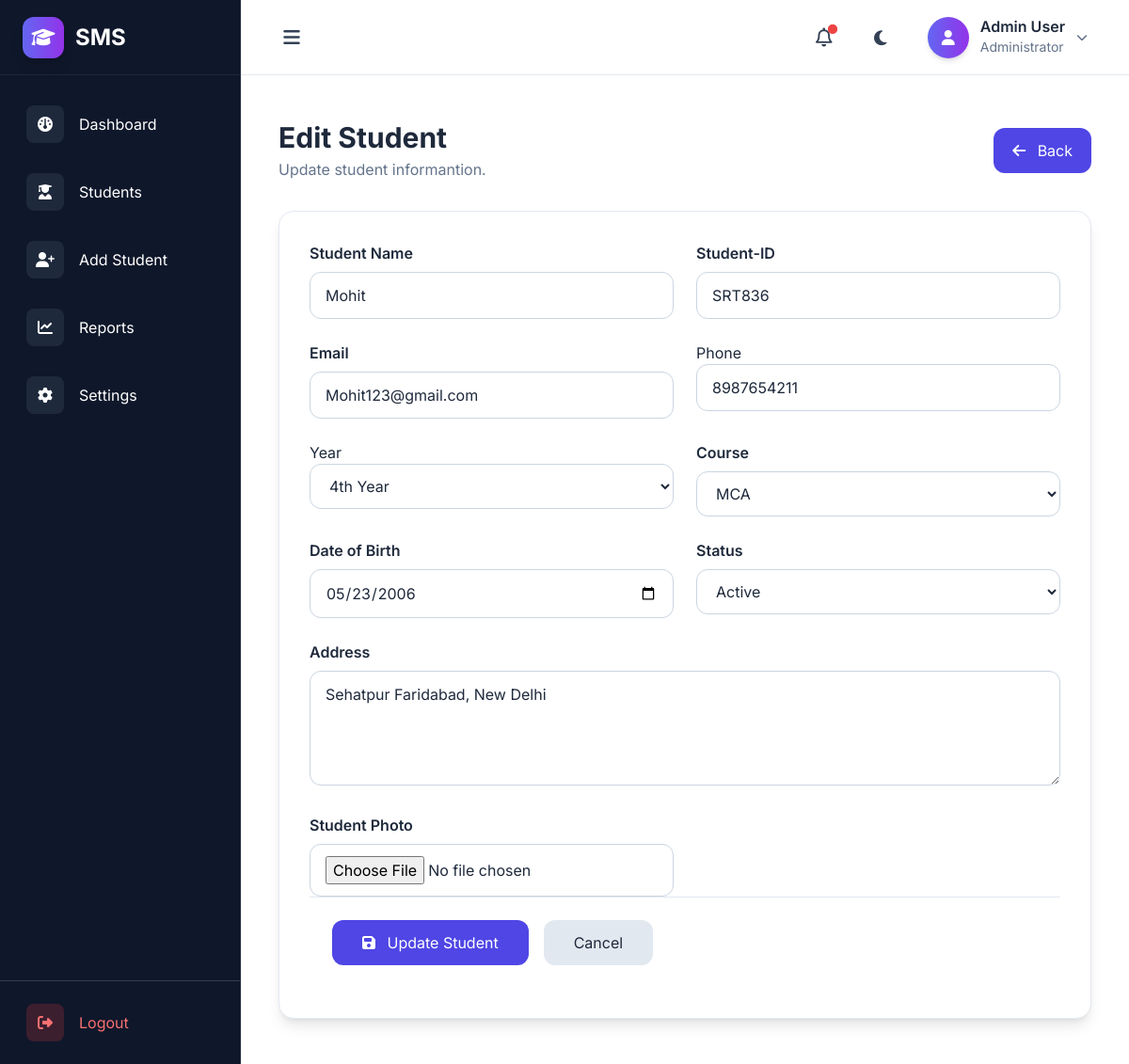
The app's page /student/edit/5/, older data.
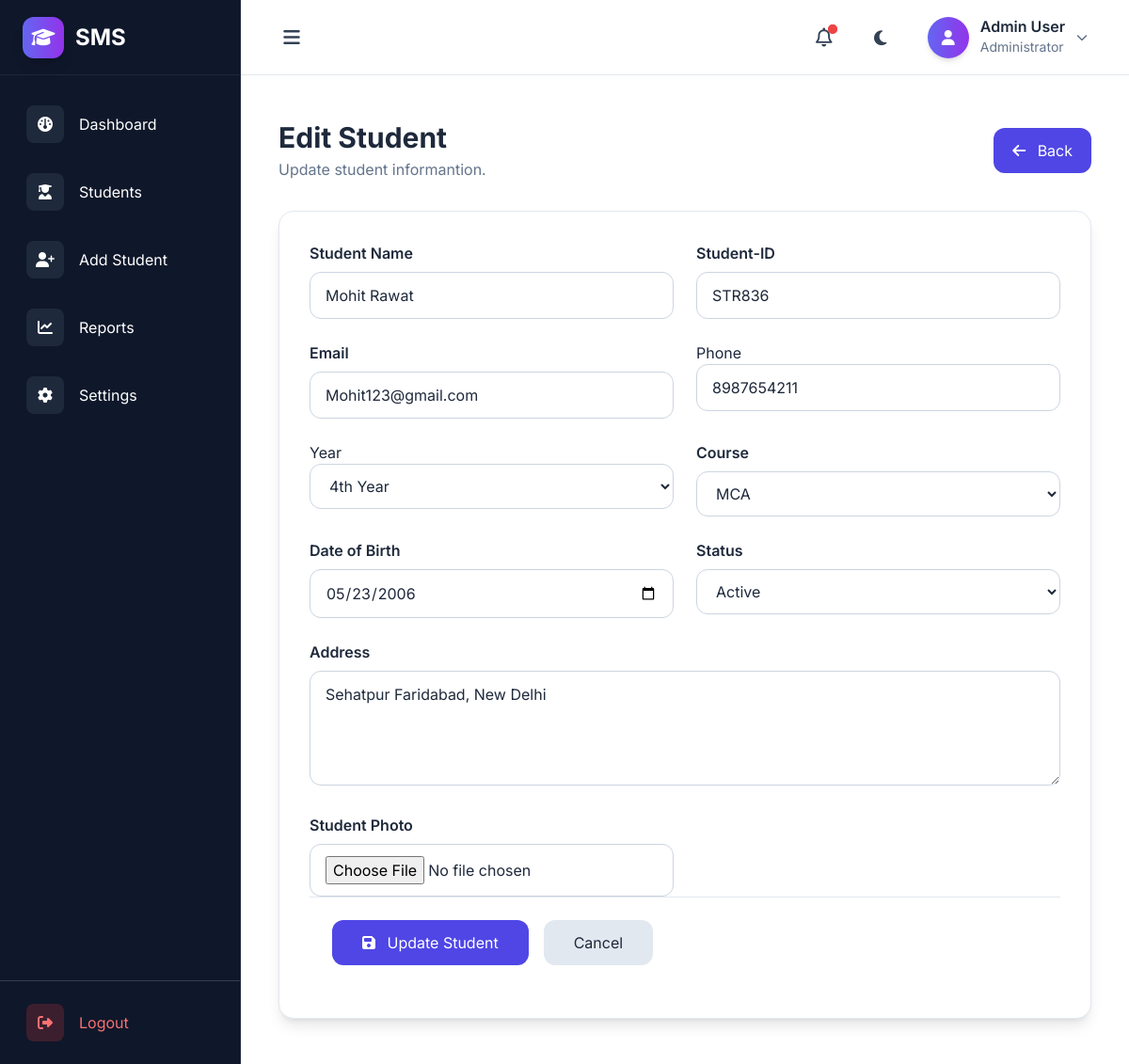
The same page, newer data.
### MainApp/models.py (models this page shows, shortened)
class Student(models.Model):
    STATUS_CHOICES = [
        ("Active", "Active"),
        ("Inactive", "Inactive"),
    ]
    YEAR_CHOICES = [
        ('1st Year', '1st Year'),
        ('2nd Year', '2nd Year'),
        ('3rd Year', '3rd Year'),
        ('4th Year', '4th Year'),
    ]
    COURSES = [('BCA','BCA'),('B.Tech','B.Tech'),('MCA','MCA'),('BBA','BBA'),('MBA','MBA')]
    name = models.CharField(max_length=100)
    email = models.EmailField()
    student_id = models.CharField(max_length=20, unique=True)
    photo = models.ImageField(upload_to="students/", blank=True, null=True)
    courses = models.CharField(max_length=50, choices=COURSES)
    phone = models.CharField(max_length=10)
    year = models.CharField(
        max_length=20,
        choices=YEAR_CHOICES,
        default="1st Year"
    )
    date_of_birth = models.DateField()
    created_at = models.DateField(auto_now_add=True)
    status = models.CharField(
        max_length=20,
        choices=STATUS_CHOICES,
        default="Active"
    )
    address = models.TextField(blank=True, null=True)

### MainApp/views.py (the view)
# urls.py: path("student/edit/<int:id>/", views.edit_student, name="edit_student"),
def edit_student(request, id):
    student = Student.objects.get(id=id)
    if request.method == "POST":
        form = StudentForm(request.POST, request.FILES, instance=student)
        if form.is_valid():
            form.save()
            Activity.objects.create(
                title=f"{student.name} was updated",
                color="blue",
                user=request.user
            )
            return redirect("students")
    else:
        form = StudentForm(instance=student)
    return render(request, "edit_student.html", {"form":form, "student":student})

### MainApp/templates/edit_student.html (shortened to what this page needs)
{% extends 'base.html' %}
{% block content %}
<div class="max-w-6xl mx-auto px-4 py-4">
    <div class="flex flex-col md:flex-row md:items-center md:justify-between mb-8">
        <div>
            <h1 class="text-3xl font-bold text-slate-800 dark:text-white">Edit Student</h1>
            <p class="text-slate-500 dark:text-slate-400 mt-1">Update student informantion.</p>
        </div>
        <a href="{% url 'students' %}"
            class="px-5 py-3 rounded-xl bg-indigo-600 hover:bg-indigo-700 text-white transition">
            <i class="fa-solid fa-arrow-left mr-2"></i>
            Back
        </a>
    </div>
    <div class="bg-white dark:bg-slate-800 rounded-2xl shadow-lg border border-slate-200 dark:border-slate-700">
        <form method="post" enctype="multipart/form-data">
            <div class="p-8">
                <div class="grid grid-cols-1 md:grid-cols-2 gap-6">
                    <div>
                        <label class="block mb-2 font-semibold">Student Name</label>
                        {{ form.name }}
                    </div>
                    <div>
                        <label class="block mb-2 font-semibold">Student-ID</label>
                        {{ form.student_id }}
                    </div>
                    <div>
                        <label class="block mb-2 font-semibold">Email</label>
                        {{ form.email }}
                    </div>
                    <div>
                        <label class="phone">Phone</label>
                        {{ form.phone }}
                    </div>
                    <div>
                        <label>Year</label>
                        {{ form.year }}
                    </div>
                    <div>
                        <label class="block mb-2 font-semibold">Course</label>
                        {{ form.courses }}
                    </div>
                    <div>
                        <label class="block mb-2 font-semibold">Date of Birth</label>
                        {{ form.date_of_birth }}
                    </div>
                    <div>
                        <label class="block mb-2 font-semibold">Status</label>
                        {{ form.status }}
                    </div>
                    <div class="md:col-span-2">
                        <label class="block mb-2 font-semibold">Address</label>
                        {{ form.address }}
                    </div>
                    <div class="md-8">
                        <label class="block mb-2 font-semibold">Student Photo</label>
                        {{ form.photo }}
                    </div>
                </div>
                <div class="border-t border-slate-200 dark:border-slate-700 p-6 flex gap-4">
                    <button class="px-8 py-3 rounded-xl bg-indigo-600 hover:bg-indigo-700 text-white">
                        <i class="fa-solid fa-floppy-disk mr-2"></i>
                        Update Student
                    </button>
                    <a href="{% url 'students' %}"
                        class="px-8 py-3 rounded-xl bg-slate-200 dark:bg-slate-700 hover:bg-slate-300 dark:hover:bg-slate-600">
                        Cancel
                    </a>
                </div>
            </div>
        </form>
    </div>
</div>
{% endblock %}

Row changes from the older to the newer data that the page shows:
changed Student "Mohit123@gmail.com": name "Mohit" → "Mohit Rawat"; student_id "SRT836" → "STR836"
